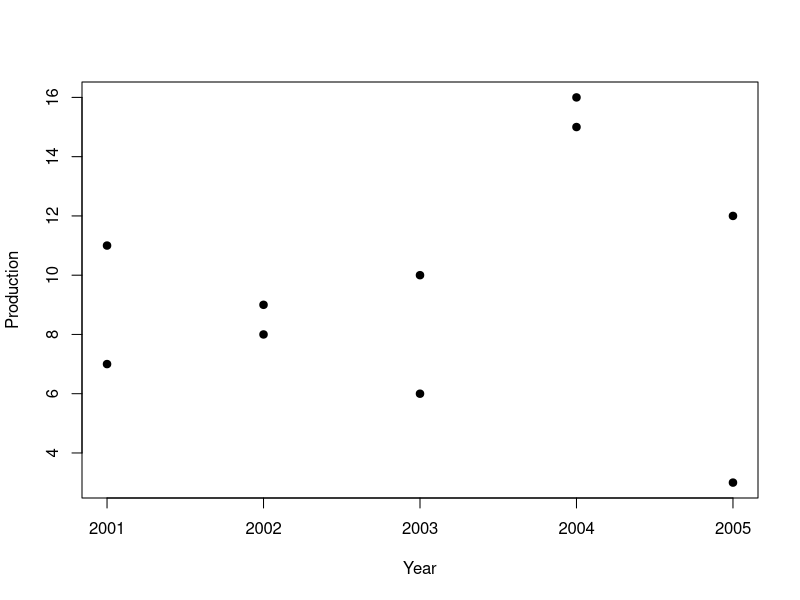

Write R code to recreate this figure.
## ---- chunk 1
set.seed(10)
ts <- data.frame(Year = 2001:2005,
                 Production = sample(20,10))
knitr::kable(head(ts, 5, booktabs = TRUE)
             )
## ---- chunk 2
knitr::kable(ts)
## ---- chunk 3
plot(ts, pch=19)
## ---- chunk 4
knitr::kable(ts)
## ---- chunk 5
knitr::kable(ts)
